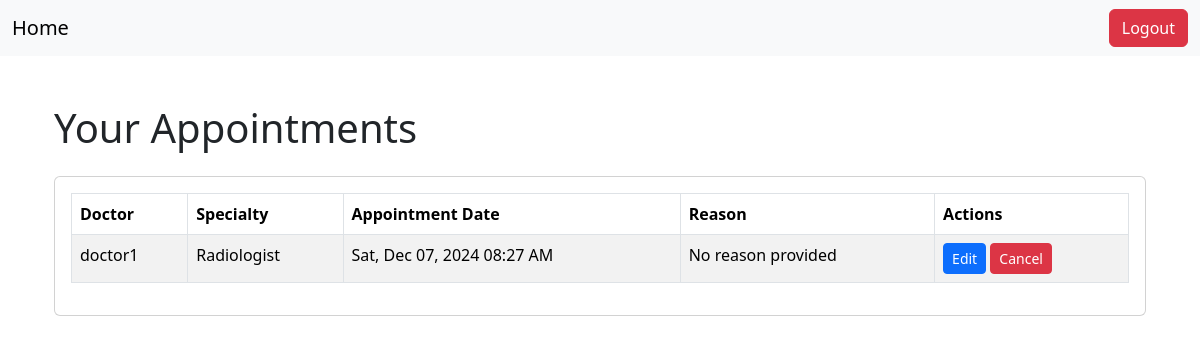
The app's page /appointments/ (signed in), older data.
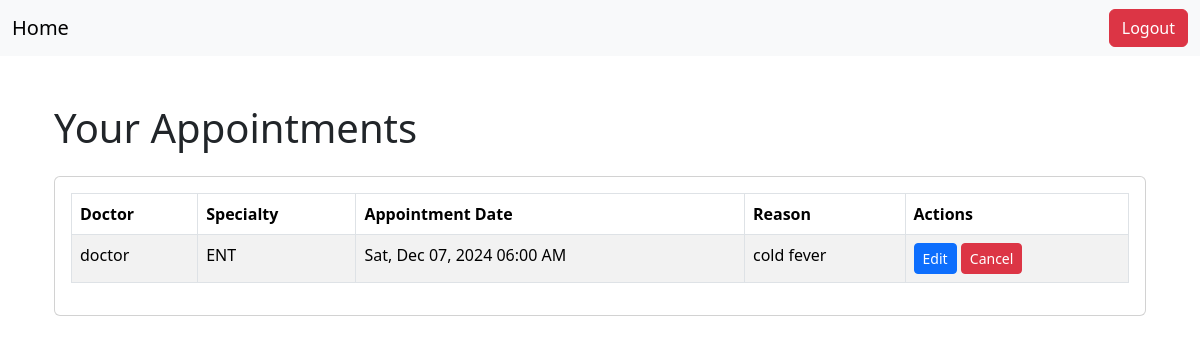
The same page, newer data.
### appointment/models.py (models this page shows, shortened)
class Appointment(models.Model):
    patient = models.ForeignKey(AppUser, on_delete=models.CASCADE, limit_choices_to={'user_type': AppUser.PATIENT}, related_name='appointments_as_patient')
    doctor = models.ForeignKey(AppUser, on_delete=models.CASCADE, limit_choices_to={'user_type': AppUser.DOCTOR}, related_name='appointments_as_doctor')
    schedule = models.ForeignKey('Schedule', on_delete=models.CASCADE, related_name='appointments')
    reason = models.TextField(max_length=500, blank=True, null=True)
    file_upload = models.FileField(upload_to='uploads/documents/', blank=True, null=True)
    created_at = models.DateTimeField(auto_now_add=True)
    def get_appointment_datetime(self):
        from datetime import datetime, timedelta
        day_map = {
            'monday': 0, 'tuesday': 1, 'wednesday': 2,
            'thursday': 3, 'friday': 4, 'saturday': 5, 'sunday': 6
        }
        today = datetime.today()
        schedule_weekday = day_map[self.schedule.day.lower()]
        current_weekday = today.weekday()
        days_until_appointment = (schedule_weekday - current_weekday) % 7
        appointment_date = today + timedelta(days=days_until_appointment)
        return datetime.combine(appointment_date.date(), self.schedule.time)

class Schedule(models.Model):
    WEEK_DAYS = [
        ('friday', 'Friday'),
        ('saturday', 'Saturday'),
        ('sunday', 'Sunday'),
        ('monday', 'Monday'),
        ('tuesday', 'Tuesday'),
        ('wednesday', 'Wednesday'),
        ('thursday', 'Thursday'),
    ]
    doctor = models.ForeignKey(
        AppUser,
        on_delete=models.CASCADE,
        limit_choices_to={'user_type': AppUser.DOCTOR},
        related_name='schedules'
    )
    day = models.CharField(max_length=10, choices=WEEK_DAYS)
    time = models.TimeField()
    floor = models.PositiveIntegerField()
    room_number = models.PositiveIntegerField()
    active = models.BooleanField(default=True)
    class Meta:
        unique_together = ('doctor', 'day', 'time')

### member/models.py (models this page shows, shortened)
class AppUser(models.Model):
    DOCTOR = 'doctor'
    PATIENT = 'patient'
    USER_TYPE_CHOICES = (
        (DOCTOR, 'Doctor'),
        (PATIENT, 'Patient'),
    )
    user = models.OneToOneField(settings.AUTH_USER_MODEL, on_delete=models.CASCADE)
    user_type = models.CharField(max_length=10, choices=USER_TYPE_CHOICES)
    specialty = models.CharField(max_length=255, blank=True, null=True)
    date_of_birth = models.DateField(blank=True, null=True)

### appointment/views.py (the view)
# urls.py: path('appointments/', views.appointment_list, name='appointment_list'),
@login_required
def appointment_list(request):
    if request.user.appuser.user_type == 'doctor':
        appointments = Appointment.objects.filter(doctor=request.user.appuser)
        template_name = 'appointment/doctor_appointment_list.html'
    else:
        appointments = Appointment.objects.filter(patient=request.user.appuser)
        template_name = 'appointment/patient_appointment_list.html'
    return render(request, template_name, {'appointments': appointments})

### appointment/templates/appointment/patient_appointment_list.html
{% extends 'base.html' %}
{% block content %}
<div class="container mt-5">
    <h1 class="mb-4">Your Appointments</h1>
    <div class="card">
        <div class="card-body">
            <table class="table table-striped table-bordered">
                <thead>
                    <tr>
                        <th>Doctor</th>
                        <th>Specialty</th>
                        <th>Appointment Date</th>
                        <th>Reason</th>
                        <th>Actions</th>
                    </tr>
                </thead>
                <tbody>
                    {% for appointment in appointments %}
                    <tr>
                        <td>{{ appointment.doctor.user.username }}</td>
                        <td>{{ appointment.doctor.specialty|default:"N/A" }}</td>
                        <td>{{ appointment.get_appointment_datetime|date:"D, M d, Y h:i A" }}</td>
                        <td>{{ appointment.reason|default:"No reason provided" }}</td>
                        <td>
                            <a href="{% url 'edit_appointment' appointment.id %}" class="btn btn-primary btn-sm">Edit</a>
                            <a href="{% url 'cancel_appointment' appointment.id %}" class="btn btn-danger btn-sm"
                               onclick="return confirm('Are you sure you want to cancel this appointment?');">
                               Cancel
                            </a>
                        </td>
                    </tr>
                    {% empty %}
                    <tr>
                        <td colspan="5" class="text-center">You have no appointments scheduled.</td>
                    </tr>
                    {% endfor %}
                </tbody>
            </table>
        </div>
    </div>
</div>
{% endblock %}

Row changes from the older to the newer data that the page shows:
removed Appointment: doctor.user.username "doctor1", doctor.specialty "Radiologist", get_appointment_datetime "Sat, Dec 07, 2024 08:27 AM", reason "No reason provided"
added Appointment: doctor.user.username "doctor", doctor.specialty "ENT", get_appointment_datetime "Sat, Dec 07, 2024 06:00 AM", reason "cold fever"
